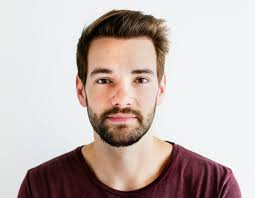
#> input picture Artificial Intelligence Lab task(1 to 4)/Lab task 6 (Face Profiling Image)/a.jpeg, 255 x 198 px, given in place of pic.jpg, which was not available
$ jupyter execute OpenCV.ipynb   (older library calls are emulated)
#> lines starting #> are read from the running program, lines starting #| are printed output that depends on the picture; after the words box and inside, x2 and y2 are one past the last pixel; in counts of white or black regions, pixels touching at a corner belong together; pictures that were not available may be replaced by others from this repository, and a replacement may not be noted
[cell 1]
import cv2
import numpy as np
from matplotlib import pyplot as plt

[cell 2]
img = cv2.imread('pic.jpg')
#> img is the input picture: shape (198, 255, 3); mean B, G, R 181.2, 184.5, 198.2
cv2.imshow('Image', img)
cv2.waitKey(0)
cv2.destroyAllWindows()

[cell 3]
gray = cv2.cvtColor(img, cv2.COLOR_BGR2GRAY)
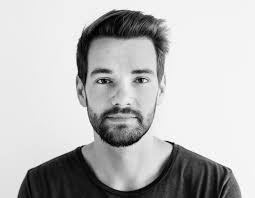
#> gray: shape (198, 255); min 0, max 255, mean 188.2
plt.imshow(gray, cmap='gray')
plt.title('Grayscale Image')
plt.axis('off')
plt.show()

[cell 4]
resized = cv2.resize(img, (200, 200))
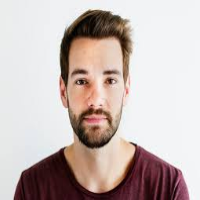
#> resized: shape (200, 200, 3); mean B, G, R 181.1, 184.5, 198.1
plt.imshow(cv2.cvtColor(resized, cv2.COLOR_BGR2RGB))
plt.title('Resized Image')
plt.axis('off')
plt.show()

[cell 5]
drawing = img.copy()
cv2.rectangle(drawing, (50, 50), (200, 200), (0, 255, 0), 3)
cv2.circle(drawing, (300, 300), 50, (255, 0, 0), -1)
cv2.line(drawing, (0, 0), (400, 400), (0, 0, 255), 5)
plt.imshow(cv2.cvtColor(drawing, cv2.COLOR_BGR2RGB))
plt.title('Shapes')
plt.axis('off')
plt.show()

[cell 6]
text_img = img.copy()
cv2.putText(text_img, 'OpenCV', (50, 400), cv2.FONT_HERSHEY_SIMPLEX, 2, (255, 255, 255), 3)
plt.imshow(cv2.cvtColor(text_img, cv2.COLOR_BGR2RGB))
plt.title('Text on Image')
plt.axis('off')
plt.show()

[cell 7]
ret, thresh = cv2.threshold(gray, 127, 255, cv2.THRESH_BINARY)
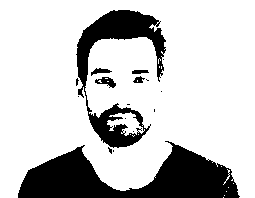
#> thresh: shape (198, 255); 78.3% white; 17 black regions (11 under 20 px), largest, box (x1, y1, x2, y2) and area: (18, 141, 240, 198) 6690, (76, 10, 166, 148) 3900, (95, 77, 116, 88) 119, (91, 68, 112, 76) 79, (132, 70, 149, 74) 56, (133, 76, 145, 83) 50
plt.imshow(thresh, cmap='gray')
plt.title('Binary Threshold')
plt.axis('off')
plt.show()

[cell 8]
edges = cv2.Canny(img, 100, 200)
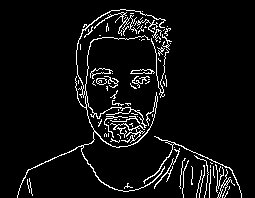
#> edges: shape (198, 255); 6% white in thin lines or dots, all inside (x1, y1, x2, y2) = (17, 9, 242, 198)
plt.imshow(edges, cmap='gray')
plt.title('Canny Edges')
plt.axis('off')
plt.show()

[cell 9]
blur = cv2.GaussianBlur(img, (5, 5), 0)
plt.imshow(cv2.cvtColor(blur, cv2.COLOR_BGR2RGB))
plt.title('Gaussian Blur')
plt.axis('off')
plt.show()

[cell 10]
kernel = np.ones((5,5), np.uint8)
dilation = cv2.dilate(thresh, kernel, iterations = 1)
#> dilation: shape (198, 255); 84.6% white; 10 black regions (6 under 20 px)
plt.imshow(dilation, cmap='gray')
plt.title('Dilation')
plt.axis('off')
plt.show()

[cell 11]
sobelx = cv2.Sobel(gray, cv2.CV_64F, 1, 0, ksize=5)
sobely = cv2.Sobel(gray, cv2.CV_64F, 0, 1, ksize=5)
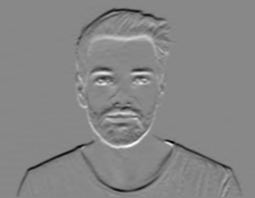
#> sobely: shape (198, 255) float64; min -10036, max 8778, mean -116.7; drawn with min black and max white
plt.imshow(sobelx + sobely, cmap='gray')
plt.title('Sobel Gradient')
plt.axis('off')
plt.show()
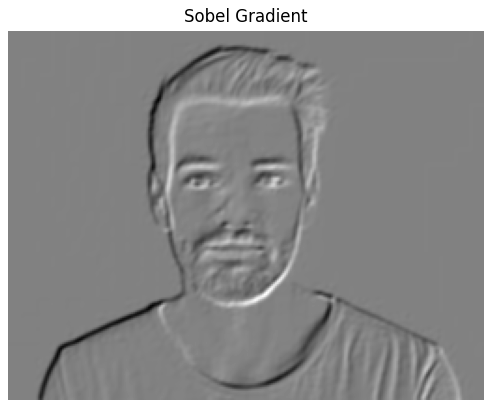
#> figure drawn by matplotlib, 1 panel

[cell 12]
contour_img = img.copy()
contours, _ = cv2.findContours(thresh, cv2.RETR_TREE, cv2.CHAIN_APPROX_SIMPLE)
#> contours = 50 contours, 41 with area under 20; largest, box (x1, y1, x2, y2) and area: (0, 0, 255, 198) 43268, (75, 9, 167, 149) 4668, (107, 112, 145, 136) 383, (94, 76, 117, 89) 154, (90, 67, 113, 77) 102
cv2.drawContours(contour_img, contours, -1, (0, 255, 0), 3)
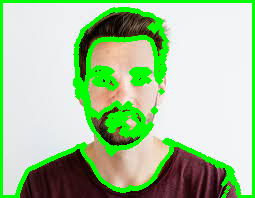
#> contour_img: shape (198, 255, 3); 16.37% of pixels changed, all inside (x1, y1, x2, y2) = (0, 0, 255, 198)
plt.imshow(cv2.cvtColor(contour_img, cv2.COLOR_BGR2RGB))
plt.title('Contours')
plt.axis('off')
plt.show()

[cell 13]
# Requires haarcascade_frontalface_default.xml
face_cascade = cv2.CascadeClassifier(cv2.data.haarcascades + 'haarcascade_frontalface_default.xml')
faces = face_cascade.detectMultiScale(gray, 1.1, 4)
#> faces = [[68, 36, 109, 109]]
face_img = img.copy()
for (x, y, w, h) in faces:
    cv2.rectangle(face_img, (x, y), (x+w, y+h), (255, 0, 0), 2)
#> this loop made 1 pass
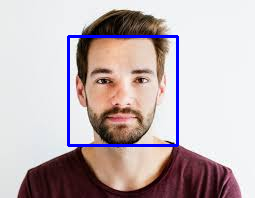
#> face_img: shape (198, 255, 3); 2.58% of pixels changed, all inside (x1, y1, x2, y2) = (67, 35, 179, 147)
plt.imshow(cv2.cvtColor(face_img, cv2.COLOR_BGR2RGB))
plt.title('Detected Faces')
plt.axis('off')
plt.show()

[cell 14]
cap = cv2.VideoCapture(0)
while True:
    ret, frame = cap.read()
    cv2.imshow('Webcam', frame)
    if cv2.waitKey(1) & 0xFF == ord('q'):
#> (key q is pressed here)
        break
cap.release()
cv2.destroyAllWindows()

[cell 15]
bitwise_and = cv2.bitwise_and(img, img, mask=thresh)
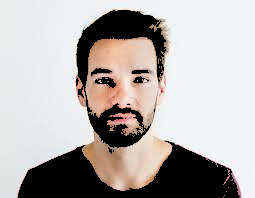
#> bitwise_and: shape (198, 255, 3); mean B, G, R 173.4, 176.2, 182.3
plt.imshow(cv2.cvtColor(bitwise_and, cv2.COLOR_BGR2RGB))
plt.title('Bitwise AND')
plt.axis('off')
plt.show()

[cell 16]
erosion = cv2.erode(thresh, kernel, iterations=1)
#> erosion: shape (198, 255); 71.2% white; 5 black regions, box (x1, y1, x2, y2) and area: (16, 139, 242, 198) 7645, (74, 8, 168, 156) 6517, (130, 68, 151, 85) 313, (152, 107, 157, 114) 35, (159, 89, 164, 94) 25
plt.imshow(erosion, cmap='gray')
plt.title('Erosion')
plt.axis('off')
plt.show()

[cell 17]
opening = cv2.morphologyEx(thresh, cv2.MORPH_OPEN, kernel)
#> opening: shape (198, 255); 77.2% white; 5 black regions (2 under 20 px), largest, box (x1, y1, x2, y2) and area: (18, 141, 240, 198) 6741, (76, 10, 166, 154) 4615, (132, 70, 149, 83) 141
closing = cv2.morphologyEx(thresh, cv2.MORPH_CLOSE, kernel)
#> closing: shape (198, 255); 80.2% white; 7 black regions, largest, box (x1, y1, x2, y2) and area: (18, 145, 239, 198) 6590, (77, 10, 164, 82) 2379, (90, 106, 140, 147) 918
plt.figure(figsize=(10,5))
plt.subplot(1,2,1)
plt.imshow(opening, cmap='gray')
plt.title('Opening')
plt.subplot(1,2,2)
plt.imshow(closing, cmap='gray')
plt.title('Closing')
plt.show()

[cell 18]
equalized = cv2.equalizeHist(gray)
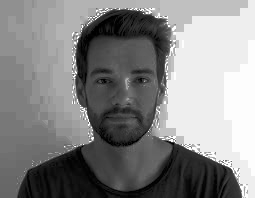
#> equalized: shape (198, 255); min 0, max 255, mean 133.4
plt.imshow(equalized, cmap='gray')
plt.title('Equalized Histogram')
plt.axis('off')
plt.show()
